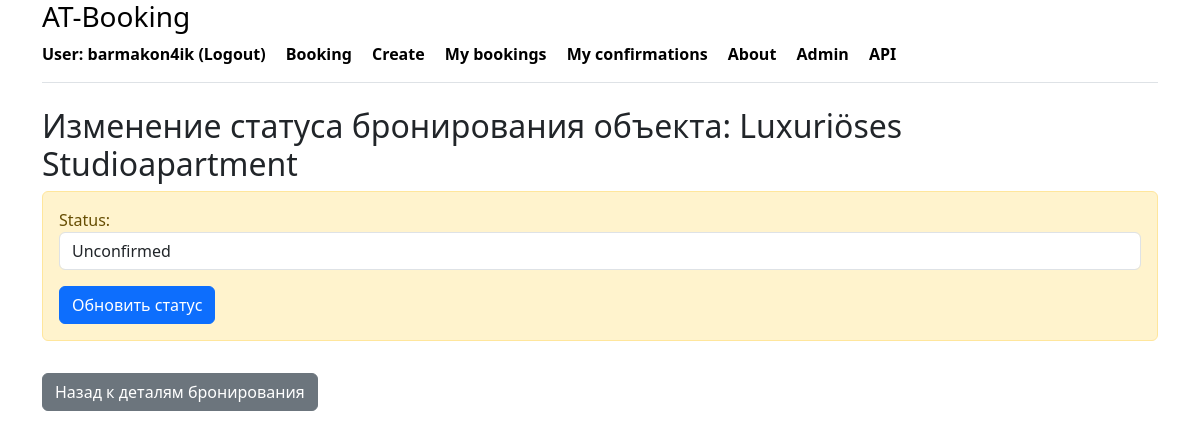
/booking/4/change-status/ (signed in), run on an earlier commit of the app's database.
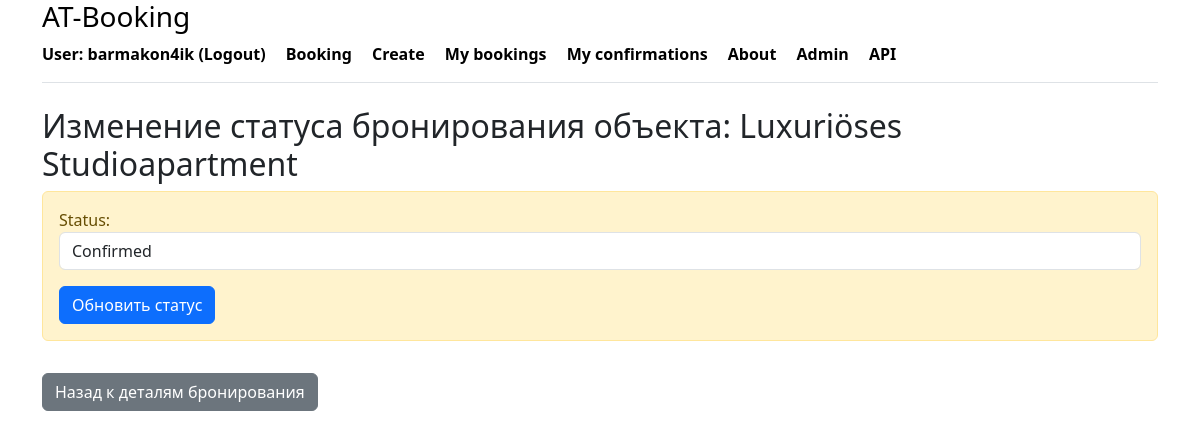
And on a later commit of the database.
### booking/models.py (models this page shows, shortened)
class Booking(models.Model):
    class BookingStatus(models.TextChoices):
        CONFIRMED = 'CONFIRMED', _('Confirmed')
        PENDING = 'PENDING', _('Pending confirmation')
        CANCELED = 'CANCELED', _('Canceled')
        UNCONFIRMED = 'UNCONFIRMED', _('Unconfirmed')
    status = models.CharField(
        _('Status'),
        max_length=20,
        choices=BookingStatus.choices,
        default=BookingStatus.UNCONFIRMED
    ) # Статус бронирования
    owner = models.ForeignKey(
        User,
        on_delete=models.CASCADE,
        related_name='bookings'
    ) # Пользователь, который забронировал
    created_at = models.DateTimeField(
        auto_now_add=True
    ) # Дата создания бронирования
    date_from = models.DateField(
        _('Booking from'),
        null=True,
        blank=True) # Дата начала бронирования
    date_to = models.DateField(
        _('Booking to'),
        null=True,
        blank=True) # Дата окончания бронирования
    housing = models.ForeignKey(
        Housing,
        on_delete=models.CASCADE,
        related_name='bookings'
    )  # Жилье, которое было забронировано
    class Meta:
        verbose_name_plural = _('bookings')
        verbose_name = _('booking')
        indexes = [
            models.Index(fields=['status']),
            models.Index(fields=['date_from', 'date_to']),
        ]

class Housing(models.Model):
    class HousingType(models.TextChoices):
        APARTMENT = 'APARTMENT', 'Квартира'
        HOUSE = 'HOUSE', 'Дом'
        STUDIO = 'STUDIO', 'Студия'
        CASTLE = 'CASTLE', 'Замок'
        HOTEL = 'HOTEL', 'Гостиница'
        VILLA = 'VILLA', 'Вилла'
        COTTAGE = 'COTTAGE', 'Коттедж'
    name = models.CharField(_('Name of object'), max_length=100)
    type = models.CharField(
        _('Type of object'),
        max_length=20,
        choices=HousingType.choices,
        default=HousingType.APARTMENT
    )
    country = models.CharField(_('Country'), max_length=50)
    post_code = models.CharField(_('Postal code'), max_length=10)
    city = models.CharField(_('City'), max_length=50)
    street = models.CharField(_('Street'), max_length=50, null=True, blank=True)
    house_number = models.CharField(_('House number'), max_length=50, null=True, blank=True)
    rooms = models.IntegerField(_('Number of rooms'))
    description = models.TextField(_('Description'))
    price = models.DecimalField(_('Price'), max_digits=10, decimal_places=2)
    owner = models.ForeignKey(User, on_delete=models.CASCADE, related_name='owner_housings')
    is_visible = models.BooleanField(default=True)
    created_at = models.DateTimeField(auto_now_add=True)
    class Meta:
        verbose_name_plural = _('housings')
        verbose_name = _('housing')
        indexes = [
            models.Index(fields=['type']),
            models.Index(fields=['price']),
        ]

### booking/views.py (the view)
# urls.py: path('booking/<int:booking_id>/change-status/', change_booking_status, name='change_booking_status'),
@login_required
def change_booking_status(request, booking_id):
    booking = get_object_or_404(Booking, id=booking_id)
    if request.user != booking.housing.owner and not request.user.is_staff:
        messages.error(request, "У вас нет прав для изменения статуса этого бронирования.")
        return redirect('my_bookings')
    if request.method == 'POST':
        form = ChangeBookingStatusForm(request.POST, instance=booking)
        if form.is_valid():
            form.save()
            messages.success(request, "Статус бронирования успешно обновлен.")
            return redirect('my_confirmation')
    else:
        form = ChangeBookingStatusForm(instance=booking)
    return render(request, 'booking/change_booking_status.html', {
        'form': form,
        'booking': booking
    })

### booking/forms.py
class ChangeBookingStatusForm(forms.ModelForm):
    class Meta:
        model = Booking
        fields = ['status']  # Позволяем редактировать только статус
        widgets = {
            'status': forms.Select(attrs={'class': 'form-control'}),  # Добавляем класс для стилей
        }

### booking/templates/booking/change_booking_status.html (shortened to what this page needs)
{% extends 'booking/base.html' %}
{% block content %}
    <h2>Изменение статуса бронирования объекта: {{ booking.housing.name }}</h2>
    <div class="alert alert-warning mt-2">
        <form method="post">
            {{ form.as_p }}
            <button type="submit" class="btn btn-primary">Обновить статус</button>
        </form>
    </div>
    <a href="{% url 'my_confirmation' %}" class="btn btn-secondary mt-3">Назад к деталям бронирования</a>
{% endblock %}

What changed in the data, as far as the page shows it:
changed Booking "Luxuriöses Studioapartment": status "Unconfirmed" → "Confirmed"
